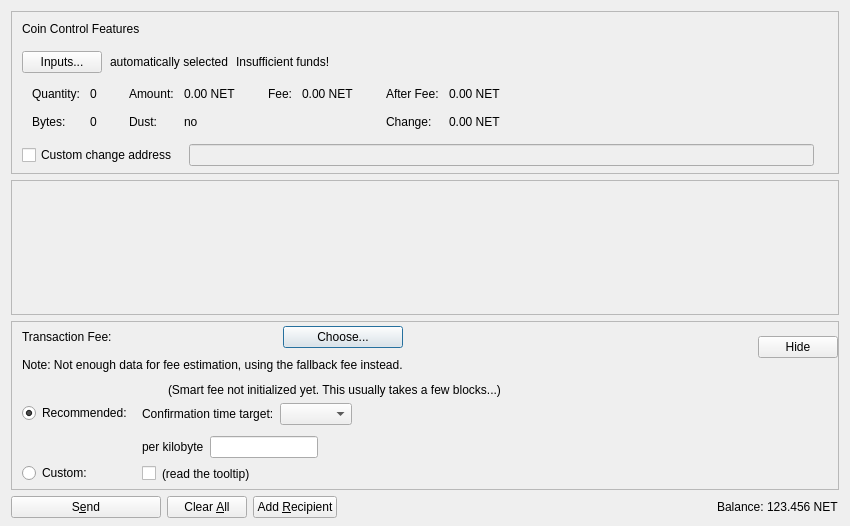
<?xml version="1.0" encoding="UTF-8"?>
<ui version="4.0">
 <class>SendCoinsDialog</class>
 <widget class="QDialog" name="SendCoinsDialog">
  <property name="geometry">
   <rect>
    <x>0</x>
    <y>0</y>
    <width>850</width>
    <height>526</height>
   </rect>
  </property>
  <property name="windowTitle">
   <string>Send Coins</string>
  </property>
  <layout class="QVBoxLayout" name="verticalLayout" stretch="0,1,0,0">
   <property name="bottomMargin">
    <number>8</number>
   </property>
   <item>
    <widget class="QFrame" name="frameCoinControl">
     <property name="sizePolicy">
      <sizepolicy hsizetype="Expanding" vsizetype="Expanding">
       <horstretch>0</horstretch>
       <verstretch>0</verstretch>
      </sizepolicy>
     </property>
     <property name="maximumSize">
      <size>
       <width>16777215</width>
       <height>16777215</height>
      </size>
     </property>
     <property name="frameShape">
      <enum>QFrame::StyledPanel</enum>
     </property>
     <property name="frameShadow">
      <enum>QFrame::Sunken</enum>
     </property>
     <layout class="QVBoxLayout" name="verticalLayoutCoinControl2">
      <property name="spacing">
       <number>0</number>
      </property>
      <property name="leftMargin">
       <number>0</number>
      </property>
      <property name="topMargin">
       <number>0</number>
      </property>
      <property name="rightMargin">
       <number>0</number>
      </property>
      <property name="bottomMargin">
       <number>6</number>
      </property>
      <item>
       <layout class="QVBoxLayout" name="verticalLayoutCoinControl" stretch="0,0,0,0,1">
        <property name="spacing">
         <number>0</number>
        </property>
        <property name="leftMargin">
         <number>10</number>
        </property>
        <property name="topMargin">
         <number>10</number>
        </property>
        <item>
         <layout class="QHBoxLayout" name="horizontalLayoutCoinControl1">
          <property name="bottomMargin">
           <number>15</number>
          </property>
          <item>
           <widget class="QLabel" name="labelCoinControlFeatures">
            <property name="sizePolicy">
             <sizepolicy hsizetype="Preferred" vsizetype="Maximum">
              <horstretch>0</horstretch>
              <verstretch>0</verstretch>
             </sizepolicy>
            </property>
            <property name="text">
             <string>Coin Control Features</string>
            </property>
           </widget>
          </item>
         </layout>
        </item>
        <item>
         <layout class="QHBoxLayout" name="horizontalLayoutCoinControl2" stretch="0,0,0,0">
          <property name="spacing">
           <number>8</number>
          </property>
          <property name="bottomMargin">
           <number>10</number>
          </property>
          <item>
           <widget class="QPushButton" name="pushButtonCoinControl">
            <property name="styleSheet">
             <string notr="true"/>
            </property>
            <property name="text">
             <string>Inputs...</string>
            </property>
            <property name="autoDefault">
             <bool>false</bool>
            </property>
           </widget>
          </item>
          <item>
           <widget class="QLabel" name="labelCoinControlAutomaticallySelected">
            <property name="text">
             <string>automatically selected</string>
            </property>
            <property name="margin">
             <number>5</number>
            </property>
           </widget>
          </item>
          <item>
           <widget class="QLabel" name="labelCoinControlInsuffFunds">
            <property name="text">
             <string>Insufficient funds!</string>
            </property>
            <property name="margin">
             <number>5</number>
            </property>
           </widget>
          </item>
          <item>
           <spacer name="horizontalSpacerCoinControl">
            <property name="orientation">
             <enum>Qt::Horizontal</enum>
            </property>
            <property name="sizeHint" stdset="0">
             <size>
              <width>40</width>
              <height>1</height>
             </size>
            </property>
           </spacer>
          </item>
         </layout>
        </item>
        <item>
         <widget class="QWidget" name="widgetCoinControl" native="true">
          <property name="sizePolicy">
           <sizepolicy hsizetype="Preferred" vsizetype="Preferred">
            <horstretch>0</horstretch>
            <verstretch>0</verstretch>
           </sizepolicy>
          </property>
          <property name="minimumSize">
           <size>
            <width>0</width>
            <height>0</height>
           </size>
          </property>
          <property name="styleSheet">
           <string notr="true"/>
          </property>
          <layout class="QHBoxLayout" name="horizontalLayoutCoinControl5">
           <property name="leftMargin">
            <number>0</number>
           </property>
           <property name="topMargin">
            <number>0</number>
           </property>
           <property name="rightMargin">
            <number>0</number>
           </property>
           <property name="bottomMargin">
            <number>0</number>
           </property>
           <item>
            <layout class="QHBoxLayout" name="horizontalLayoutCoinControl3" stretch="0,0,0,1">
             <property name="spacing">
              <number>20</number>
             </property>
             <property name="topMargin">
              <number>0</number>
             </property>
             <property name="bottomMargin">
              <number>10</number>
             </property>
             <item>
              <layout class="QFormLayout" name="formLayoutCoinControl1">
               <property name="horizontalSpacing">
                <number>10</number>
               </property>
               <property name="verticalSpacing">
                <number>14</number>
               </property>
               <property name="leftMargin">
                <number>10</number>
               </property>
               <property name="topMargin">
                <number>4</number>
               </property>
               <property name="rightMargin">
                <number>6</number>
               </property>
               <item row="0" column="0">
                <widget class="QLabel" name="labelCoinControlQuantityText">
                 <property name="text">
                  <string>Quantity:</string>
                 </property>
                 <property name="margin">
                  <number>0</number>
                 </property>
                </widget>
               </item>
               <item row="0" column="1">
                <widget class="QLabel" name="labelCoinControlQuantity">
                 <property name="cursor">
                  <cursorShape>IBeamCursor</cursorShape>
                 </property>
                 <property name="contextMenuPolicy">
                  <enum>Qt::ActionsContextMenu</enum>
                 </property>
                 <property name="text">
                  <string notr="true">0</string>
                 </property>
                 <property name="margin">
                  <number>0</number>
                 </property>
                 <property name="textInteractionFlags">
                  <set>Qt::LinksAccessibleByMouse|Qt::TextSelectableByKeyboard|Qt::TextSelectableByMouse</set>
                 </property>
                </widget>
               </item>
               <item row="1" column="0">
                <widget class="QLabel" name="labelCoinControlBytesText">
                 <property name="text">
                  <string>Bytes:</string>
                 </property>
                </widget>
               </item>
               <item row="1" column="1">
                <widget class="QLabel" name="labelCoinControlBytes">
                 <property name="cursor">
                  <cursorShape>IBeamCursor</cursorShape>
                 </property>
                 <property name="contextMenuPolicy">
                  <enum>Qt::ActionsContextMenu</enum>
                 </property>
                 <property name="text">
                  <string notr="true">0</string>
                 </property>
                 <property name="textInteractionFlags">
                  <set>Qt::LinksAccessibleByMouse|Qt::TextSelectableByKeyboard|Qt::TextSelectableByMouse</set>
                 </property>
                </widget>
               </item>
              </layout>
             </item>
             <item>
              <layout class="QFormLayout" name="formLayoutCoinControl2">
               <property name="horizontalSpacing">
                <number>10</number>
               </property>
               <property name="verticalSpacing">
                <number>14</number>
               </property>
               <property name="leftMargin">
                <number>6</number>
               </property>
               <property name="topMargin">
                <number>4</number>
               </property>
               <property name="rightMargin">
                <number>6</number>
               </property>
               <item row="0" column="0">
                <widget class="QLabel" name="labelCoinControlAmountText">
                 <property name="text">
                  <string>Amount:</string>
                 </property>
                 <property name="margin">
                  <number>0</number>
                 </property>
                </widget>
               </item>
               <item row="0" column="1">
                <widget class="QLabel" name="labelCoinControlAmount">
                 <property name="cursor">
                  <cursorShape>IBeamCursor</cursorShape>
                 </property>
                 <property name="contextMenuPolicy">
                  <enum>Qt::ActionsContextMenu</enum>
                 </property>
                 <property name="text">
                  <string notr="true">0.00 NET</string>
                 </property>
                 <property name="textInteractionFlags">
                  <set>Qt::LinksAccessibleByMouse|Qt::TextSelectableByKeyboard|Qt::TextSelectableByMouse</set>
                 </property>
                </widget>
               </item>
               <item row="1" column="0">
                <widget class="QLabel" name="labelCoinControlLowOutputText">
                 <property name="text">
                  <string>Dust:</string>
                 </property>
                </widget>
               </item>
               <item row="1" column="1">
                <widget class="QLabel" name="labelCoinControlLowOutput">
                 <property name="cursor">
                  <cursorShape>IBeamCursor</cursorShape>
                 </property>
                 <property name="contextMenuPolicy">
                  <enum>Qt::ActionsContextMenu</enum>
                 </property>
                 <property name="text">
                  <string notr="true">no</string>
                 </property>
                 <property name="textInteractionFlags">
                  <set>Qt::LinksAccessibleByMouse|Qt::TextSelectableByKeyboard|Qt::TextSelectableByMouse</set>
                 </property>
                </widget>
               </item>
              </layout>
             </item>
             <item>
              <layout class="QFormLayout" name="formLayoutCoinControl3">
               <property name="horizontalSpacing">
                <number>10</number>
               </property>
               <property name="verticalSpacing">
                <number>14</number>
               </property>
               <property name="leftMargin">
                <number>6</number>
               </property>
               <property name="topMargin">
                <number>4</number>
               </property>
               <property name="rightMargin">
                <number>6</number>
               </property>
               <item row="0" column="0">
                <widget class="QLabel" name="labelCoinControlFeeText">
                 <property name="text">
                  <string>Fee:</string>
                 </property>
                 <property name="margin">
                  <number>0</number>
                 </property>
                </widget>
               </item>
               <item row="0" column="1">
                <widget class="QLabel" name="labelCoinControlFee">
                 <property name="cursor">
                  <cursorShape>IBeamCursor</cursorShape>
                 </property>
                 <property name="contextMenuPolicy">
                  <enum>Qt::ActionsContextMenu</enum>
                 </property>
                 <property name="text">
                  <string notr="true">0.00 NET</string>
                 </property>
                 <property name="textInteractionFlags">
                  <set>Qt::LinksAccessibleByMouse|Qt::TextSelectableByKeyboard|Qt::TextSelectableByMouse</set>
                 </property>
                </widget>
               </item>
              </layout>
             </item>
             <item>
              <layout class="QFormLayout" name="formLayoutCoinControl4">
               <property name="horizontalSpacing">
                <number>10</number>
               </property>
               <property name="verticalSpacing">
                <number>14</number>
               </property>
               <property name="leftMargin">
                <number>6</number>
               </property>
               <property name="topMargin">
                <number>4</number>
               </property>
               <property name="rightMargin">
                <number>6</number>
               </property>
               <item row="0" column="0">
                <widget class="QLabel" name="labelCoinControlAfterFeeText">
                 <property name="text">
                  <string>After Fee:</string>
                 </property>
                 <property name="margin">
                  <number>0</number>
                 </property>
                </widget>
               </item>
               <item row="0" column="1">
                <widget class="QLabel" name="labelCoinControlAfterFee">
                 <property name="cursor">
                  <cursorShape>IBeamCursor</cursorShape>
                 </property>
                 <property name="contextMenuPolicy">
                  <enum>Qt::ActionsContextMenu</enum>
                 </property>
                 <property name="text">
                  <string notr="true">0.00 NET</string>
                 </property>
                 <property name="textInteractionFlags">
                  <set>Qt::LinksAccessibleByMouse|Qt::TextSelectableByKeyboard|Qt::TextSelectableByMouse</set>
                 </property>
                </widget>
               </item>
               <item row="1" column="0">
                <widget class="QLabel" name="labelCoinControlChangeText">
                 <property name="text">
                  <string>Change:</string>
                 </property>
                </widget>
               </item>
               <item row="1" column="1">
                <widget class="QLabel" name="labelCoinControlChange">
                 <property name="cursor">
                  <cursorShape>IBeamCursor</cursorShape>
                 </property>
                 <property name="contextMenuPolicy">
                  <enum>Qt::ActionsContextMenu</enum>
                 </property>
                 <property name="text">
                  <string notr="true">0.00 NET</string>
                 </property>
                 <property name="textInteractionFlags">
                  <set>Qt::LinksAccessibleByMouse|Qt::TextSelectableByKeyboard|Qt::TextSelectableByMouse</set>
                 </property>
                </widget>
               </item>
              </layout>
             </item>
            </layout>
           </item>
          </layout>
         </widget>
        </item>
        <item>
         <layout class="QHBoxLayout" name="horizontalLayoutCoinControl4" stretch="0,0,0">
          <property name="spacing">
           <number>12</number>
          </property>
          <property name="sizeConstraint">
           <enum>QLayout::SetDefaultConstraint</enum>
          </property>
          <property name="topMargin">
           <number>5</number>
          </property>
          <property name="rightMargin">
           <number>5</number>
          </property>
          <item>
           <widget class="QCheckBox" name="checkBoxCoinControlChange">
            <property name="toolTip">
             <string>If this is activated, but the change address is empty or invalid, change will be sent to a newly generated address.</string>
            </property>
            <property name="text">
             <string>Custom change address</string>
            </property>
           </widget>
          </item>
          <item>
           <widget class="QValidatedLineEdit" name="lineEditCoinControlChange">
            <property name="enabled">
             <bool>false</bool>
            </property>
            <property name="sizePolicy">
             <sizepolicy hsizetype="Expanding" vsizetype="Fixed">
              <horstretch>0</horstretch>
              <verstretch>0</verstretch>
             </sizepolicy>
            </property>
           </widget>
          </item>
          <item>
           <widget class="QLabel" name="labelCoinControlChangeLabel">
            <property name="sizePolicy">
             <sizepolicy hsizetype="Preferred" vsizetype="Expanding">
              <horstretch>0</horstretch>
              <verstretch>0</verstretch>
             </sizepolicy>
            </property>
            <property name="minimumSize">
             <size>
              <width>0</width>
              <height>0</height>
             </size>
            </property>
            <property name="text">
             <string/>
            </property>
            <property name="margin">
             <number>3</number>
            </property>
           </widget>
          </item>
         </layout>
        </item>
        <item>
         <spacer name="verticalSpacerCoinControl">
          <property name="orientation">
           <enum>Qt::Vertical</enum>
          </property>
          <property name="sizeHint" stdset="0">
           <size>
            <width>800</width>
            <height>1</height>
           </size>
          </property>
         </spacer>
        </item>
       </layout>
      </item>
     </layout>
    </widget>
   </item>
   <item>
    <widget class="QScrollArea" name="scrollArea">
     <property name="widgetResizable">
      <bool>true</bool>
     </property>
     <widget class="QWidget" name="scrollAreaWidgetContents">
      <property name="geometry">
       <rect>
        <x>0</x>
        <y>0</y>
        <width>830</width>
        <height>104</height>
       </rect>
      </property>
      <layout class="QVBoxLayout" name="verticalLayout_2" stretch="0,1">
       <property name="leftMargin">
        <number>0</number>
       </property>
       <property name="topMargin">
        <number>0</number>
       </property>
       <property name="rightMargin">
        <number>0</number>
       </property>
       <property name="bottomMargin">
        <number>0</number>
       </property>
       <item>
        <layout class="QVBoxLayout" name="entries">
         <property name="spacing">
          <number>6</number>
         </property>
        </layout>
       </item>
       <item>
        <spacer name="verticalSpacer">
         <property name="orientation">
          <enum>Qt::Vertical</enum>
         </property>
         <property name="sizeHint" stdset="0">
          <size>
           <width>20</width>
           <height>40</height>
          </size>
         </property>
        </spacer>
       </item>
      </layout>
     </widget>
    </widget>
   </item>
   <item>
    <widget class="QFrame" name="frameFee">
     <property name="sizePolicy">
      <sizepolicy hsizetype="Expanding" vsizetype="Expanding">
       <horstretch>0</horstretch>
       <verstretch>0</verstretch>
      </sizepolicy>
     </property>
     <property name="maximumSize">
      <size>
       <width>16777215</width>
       <height>16777215</height>
      </size>
     </property>
     <property name="frameShape">
      <enum>QFrame::StyledPanel</enum>
     </property>
     <property name="frameShadow">
      <enum>QFrame::Sunken</enum>
     </property>
     <layout class="QVBoxLayout" name="verticalLayoutFee1">
      <property name="spacing">
       <number>0</number>
      </property>
      <property name="leftMargin">
       <number>0</number>
      </property>
      <property name="topMargin">
       <number>0</number>
      </property>
      <property name="rightMargin">
       <number>0</number>
      </property>
      <property name="bottomMargin">
       <number>0</number>
      </property>
      <item>
       <layout class="QVBoxLayout" name="verticalLayoutFee2" stretch="0,0,0">
        <property name="spacing">
         <number>0</number>
        </property>
        <property name="leftMargin">
         <number>10</number>
        </property>
        <property name="topMargin">
         <number>0</number>
        </property>
        <item>
         <layout class="QHBoxLayout" name="horizontalLayoutFee1">
          <property name="bottomMargin">
           <number>0</number>
          </property>
          <item>
           <layout class="QVBoxLayout" name="verticalLayoutFee7">
            <property name="spacing">
             <number>0</number>
            </property>
            <item>
             <spacer name="verticalSpacerSmartFee">
              <property name="orientation">
               <enum>Qt::Vertical</enum>
              </property>
              <property name="sizeType">
               <enum>QSizePolicy::Fixed</enum>
              </property>
              <property name="sizeHint" stdset="0">
               <size>
                <width>1</width>
                <height>4</height>
               </size>
              </property>
             </spacer>
            </item>
            <item>
             <layout class="QHBoxLayout" name="horizontalLayoutSmartFee">
              <property name="spacing">
               <number>10</number>
              </property>
              <item>
               <widget class="QLabel" name="labelFeeHeadline">
                <property name="sizePolicy">
                 <sizepolicy hsizetype="Preferred" vsizetype="Maximum">
                  <horstretch>0</horstretch>
                  <verstretch>0</verstretch>
                 </sizepolicy>
                </property>
                <property name="text">
                 <string>Transaction Fee:</string>
                </property>
               </widget>
              </item>
              <item>
               <widget class="QLabel" name="labelFeeMinimized">
                <property name="text">
                 <string/>
                </property>
               </widget>
              </item>
              <item>
               <widget class="QPushButton" name="buttonChooseFee">
                <property name="text">
                 <string>Choose...</string>
                </property>
               </widget>
              </item>
             </layout>
            </item>
            <item>
             <spacer name="verticalSpacer_7">
              <property name="orientation">
               <enum>Qt::Vertical</enum>
              </property>
              <property name="sizeHint" stdset="0">
               <size>
                <width>1</width>
                <height>10</height>
               </size>
              </property>
             </spacer>
            </item>
            <item>
             <widget class="QLabel" name="fallbackFeeWarningLabel">
              <property name="toolTip">
               <string>Using the fallbackfee can result in sending a transaction that will take several hours or days (or never) to confirm. Consider choosing your fee manually or wait until you have validated the complete chain.</string>
              </property>
              <property name="text">
               <string>Note: Not enough data for fee estimation, using the fallback fee instead.</string>
              </property>
              <property name="wordWrap">
               <bool>false</bool>
              </property>
             </widget>
            </item>
            <item>
             <spacer name="verticalSpacer_5">
              <property name="orientation">
               <enum>Qt::Vertical</enum>
              </property>
              <property name="sizeHint" stdset="0">
               <size>
                <width>1</width>
                <height>1</height>
               </size>
              </property>
             </spacer>
            </item>
           </layout>
          </item>
          <item>
           <spacer name="horizontalSpacer_4">
            <property name="orientation">
             <enum>Qt::Horizontal</enum>
            </property>
            <property name="sizeHint" stdset="0">
             <size>
              <width>1</width>
              <height>1</height>
             </size>
            </property>
           </spacer>
          </item>
          <item>
           <widget class="QPushButton" name="buttonMinimizeFee">
            <property name="toolTip">
             <string>collapse fee-settings</string>
            </property>
            <property name="text">
             <string>Hide</string>
            </property>
           </widget>
          </item>
         </layout>
        </item>
        <item>
         <widget class="QFrame" name="frameFeeSelection">
          <layout class="QVBoxLayout" name="verticalLayoutFee12">
           <property name="spacing">
            <number>0</number>
           </property>
           <property name="leftMargin">
            <number>0</number>
           </property>
           <property name="topMargin">
            <number>0</number>
           </property>
           <property name="rightMargin">
            <number>0</number>
           </property>
           <property name="bottomMargin">
            <number>0</number>
           </property>
           <item>
            <layout class="QGridLayout" name="gridLayoutFee">
             <property name="topMargin">
              <number>10</number>
             </property>
             <property name="bottomMargin">
              <number>4</number>
             </property>
             <property name="horizontalSpacing">
              <number>10</number>
             </property>
             <property name="verticalSpacing">
              <number>4</number>
             </property>
             <item row="1" column="1">
              <layout class="QVBoxLayout" name="verticalLayoutFee8">
               <property name="spacing">
                <number>6</number>
               </property>
               <property name="topMargin">
                <number>3</number>
               </property>
               <item>
                <layout class="QHBoxLayout" name="horizontalLayoutFee13" stretch="0,0,1">
                 <item>
                  <widget class="QLabel" name="labelCustomPerKilobyte">
                   <property name="toolTip">
                    <string>If the custom fee is set to 1000 Satoshi and the transaction is only 250 bytes, then &quot;per kilobyte&quot; only pays 250 Satoshi in fee,&lt;br /&gt;while &quot;at least&quot; pays 1000 Satoshi. For transactions bigger than a kilobyte both pay by kilobyte.</string>
                   </property>
                   <property name="text">
                    <string>per kilobyte</string>
                   </property>
                  </widget>
                 </item>
                 <item>
                  <widget class="BitcoinAmountField" name="customFee"/>
                 </item>
                 <item>
                  <spacer name="horizontalSpacer_6">
                   <property name="orientation">
                    <enum>Qt::Horizontal</enum>
                   </property>
                   <property name="sizeHint" stdset="0">
                    <size>
                     <width>1</width>
                     <height>1</height>
                    </size>
                   </property>
                  </spacer>
                 </item>
                </layout>
               </item>
               <item>
                <layout class="QHBoxLayout" name="horizontalLayoutFee8">
                 <item>
                  <widget class="QCheckBox" name="checkBoxMinimumFee">
                   <property name="toolTip">
                    <string>Paying only the minimum fee is just fine as long as there is less transaction volume than space in the blocks.&lt;br /&gt;But be aware that this can end up in a never confirming transaction once there is more demand for netsis transactions than the network can process.</string>
                   </property>
                   <property name="text">
                    <string/>
                   </property>
                  </widget>
                 </item>
                 <item>
                  <widget class="QLabel" name="labelMinFeeWarning">
                   <property name="enabled">
                    <bool>true</bool>
                   </property>
                   <property name="toolTip">
                    <string>Paying only the minimum fee is just fine as long as there is less transaction volume than space in the blocks.&lt;br /&gt;But be aware that this can end up in a never confirming transaction once there is more demand for netsis transactions than the network can process.</string>
                   </property>
                   <property name="text">
                    <string>(read the tooltip)</string>
                   </property>
                   <property name="margin">
                    <number>5</number>
                   </property>
                  </widget>
                 </item>
                 <item>
                  <spacer name="horizontalSpacer_2">
                   <property name="orientation">
                    <enum>Qt::Horizontal</enum>
                   </property>
                   <property name="sizeHint" stdset="0">
                    <size>
                     <width>1</width>
                     <height>1</height>
                    </size>
                   </property>
                  </spacer>
                 </item>
                </layout>
               </item>
              </layout>
             </item>
             <item row="0" column="0">
              <layout class="QVBoxLayout" name="verticalLayoutFee4" stretch="0,1">
               <property name="topMargin">
                <number>20</number>
               </property>
               <property name="bottomMargin">
                <number>3</number>
               </property>
               <item>
                <widget class="QRadioButton" name="radioSmartFee">
                 <property name="text">
                  <string>Recommended:</string>
                 </property>
                 <property name="checked">
                  <bool>true</bool>
                 </property>
                 <attribute name="buttonGroup">
                  <string notr="true">groupFee</string>
                 </attribute>
                </widget>
               </item>
               <item>
                <spacer name="verticalSpacer_2">
                 <property name="orientation">
                  <enum>Qt::Vertical</enum>
                 </property>
                 <property name="sizeHint" stdset="0">
                  <size>
                   <width>1</width>
                   <height>1</height>
                  </size>
                 </property>
                </spacer>
               </item>
              </layout>
             </item>
             <item row="1" column="0">
              <layout class="QVBoxLayout" name="verticalLayoutFee9" stretch="0,1">
               <property name="topMargin">
                <number>30</number>
               </property>
               <item>
                <widget class="QRadioButton" name="radioCustomFee">
                 <property name="text">
                  <string>Custom:</string>
                 </property>
                 <attribute name="buttonGroup">
                  <string notr="true">groupFee</string>
                 </attribute>
                </widget>
               </item>
               <item>
                <spacer name="verticalSpacer_6">
                 <property name="orientation">
                  <enum>Qt::Vertical</enum>
                 </property>
                 <property name="sizeHint" stdset="0">
                  <size>
                   <width>1</width>
                   <height>1</height>
                  </size>
                 </property>
                </spacer>
               </item>
              </layout>
             </item>
             <item row="0" column="1">
              <layout class="QVBoxLayout" name="verticalLayoutFee3" stretch="0,0,1">
               <property name="spacing">
                <number>6</number>
               </property>
               <property name="topMargin">
                <number>0</number>
               </property>
               <property name="bottomMargin">
                <number>3</number>
               </property>
               <item>
                <layout class="QHBoxLayout" name="horizontalLayoutFee12">
                 <item>
                  <widget class="QLabel" name="labelSmartFee">
                   <property name="text">
                    <string/>
                   </property>
                   <property name="margin">
                    <number>2</number>
                   </property>
                  </widget>
                 </item>
                 <item>
                  <widget class="QLabel" name="labelFeeEstimation">
                   <property name="text">
                    <string/>
                   </property>
                  </widget>
                 </item>
                 <item>
                  <widget class="QLabel" name="labelSmartFee2">
                   <property name="text">
                    <string>(Smart fee not initialized yet. This usually takes a few blocks...)</string>
                   </property>
                   <property name="margin">
                    <number>2</number>
                   </property>
                  </widget>
                 </item>
                 <item>
                  <spacer name="horizontalSpacer_5">
                   <property name="orientation">
                    <enum>Qt::Horizontal</enum>
                   </property>
                   <property name="sizeHint" stdset="0">
                    <size>
                     <width>1</width>
                     <height>1</height>
                    </size>
                   </property>
                  </spacer>
                 </item>
                </layout>
               </item>
               <item>
                <layout class="QHBoxLayout" name="horizontalLayoutFee9">
                 <item>
                  <layout class="QVBoxLayout" name="verticalLayoutFee6">
                   <item>
                    <widget class="QLabel" name="labelSmartFee3">
                     <property name="text">
                      <string>Confirmation time target:</string>
                     </property>
                     <property name="margin">
                      <number>2</number>
                     </property>
                    </widget>
                   </item>
                  </layout>
                 </item>
                 <item>
                  <layout class="QVBoxLayout" name="verticalLayoutFee5">
                   <property name="rightMargin">
                    <number>30</number>
                   </property>
                   <item>
                    <layout class="QHBoxLayout" name="horizontalLayoutConfTarget">
                     <property name="bottomMargin">
                      <number>0</number>
                     </property>
                     <item>
                      <widget class="QComboBox" name="confTargetSelector"/>
                     </item>
                     <item>
                      <spacer name="horizontalSpacerConfTarget">
                       <property name="orientation">
                        <enum>Qt::Horizontal</enum>
                       </property>
                       <property name="sizeHint" stdset="0">
                        <size>
                         <width>40</width>
                         <height>20</height>
                        </size>
                       </property>
                      </spacer>
                     </item>
                    </layout>
                   </item>
                  </layout>
                 </item>
                </layout>
               </item>
               <item>
                <spacer name="verticalSpacer_4">
                 <property name="orientation">
                  <enum>Qt::Vertical</enum>
                 </property>
                 <property name="sizeHint" stdset="0">
                  <size>
                   <width>1</width>
                   <height>1</height>
                  </size>
                 </property>
                </spacer>
               </item>
              </layout>
             </item>
            </layout>
           </item>
          </layout>
         </widget>
        </item>
        <item>
         <spacer name="verticalSpacerFee">
          <property name="orientation">
           <enum>Qt::Vertical</enum>
          </property>
          <property name="sizeHint" stdset="0">
           <size>
            <width>800</width>
            <height>1</height>
           </size>
          </property>
         </spacer>
        </item>
       </layout>
      </item>
     </layout>
    </widget>
   </item>
   <item>
    <layout class="QHBoxLayout" name="horizontalLayout">
     <item>
      <widget class="QPushButton" name="sendButton">
       <property name="minimumSize">
        <size>
         <width>150</width>
         <height>0</height>
        </size>
       </property>
       <property name="toolTip">
        <string>Confirm the send action</string>
       </property>
       <property name="text">
        <string>S&amp;end</string>
       </property>
       <property name="autoDefault">
        <bool>false</bool>
       </property>
       <property name="default">
        <bool>false</bool>
       </property>
      </widget>
     </item>
     <item>
      <widget class="QPushButton" name="clearButton">
       <property name="sizePolicy">
        <sizepolicy hsizetype="Minimum" vsizetype="Fixed">
         <horstretch>0</horstretch>
         <verstretch>0</verstretch>
        </sizepolicy>
       </property>
       <property name="toolTip">
        <string>Clear all fields of the form.</string>
       </property>
       <property name="text">
        <string>Clear &amp;All</string>
       </property>
       <property name="autoDefault">
        <bool>false</bool>
       </property>
      </widget>
     </item>
     <item>
      <widget class="QPushButton" name="addButton">
       <property name="toolTip">
        <string>Send to multiple recipients at once</string>
       </property>
       <property name="text">
        <string>Add &amp;Recipient</string>
       </property>
       <property name="autoDefault">
        <bool>false</bool>
       </property>
      </widget>
     </item>
     <item>
      <spacer name="horizontalSpacer">
       <property name="orientation">
        <enum>Qt::Horizontal</enum>
       </property>
       <property name="sizeHint" stdset="0">
        <size>
         <width>40</width>
         <height>20</height>
        </size>
       </property>
      </spacer>
     </item>
     <item>
      <layout class="QHBoxLayout" name="horizontalLayout_2">
       <property name="spacing">
        <number>3</number>
       </property>
       <item>
        <widget class="QLabel" name="labelBalanceText">
         <property name="text">
          <string>Balance:</string>
         </property>
        </widget>
       </item>
       <item>
        <widget class="QLabel" name="labelBalance">
         <property name="sizePolicy">
          <sizepolicy hsizetype="Preferred" vsizetype="Preferred">
           <horstretch>0</horstretch>
           <verstretch>0</verstretch>
          </sizepolicy>
         </property>
         <property name="cursor">
          <cursorShape>IBeamCursor</cursorShape>
         </property>
         <property name="text">
          <string notr="true">123.456 NET</string>
         </property>
         <property name="textInteractionFlags">
          <set>Qt::LinksAccessibleByMouse|Qt::TextSelectableByKeyboard|Qt::TextSelectableByMouse</set>
         </property>
        </widget>
       </item>
      </layout>
     </item>
    </layout>
   </item>
  </layout>
 </widget>
 <customwidgets>
  <customwidget>
   <class>QValidatedLineEdit</class>
   <extends>QLineEdit</extends>
   <header>qt/qvalidatedlineedit.h</header>
  </customwidget>
  <customwidget>
   <class>BitcoinAmountField</class>
   <extends>QLineEdit</extends>
   <header>qt/bitcoinamountfield.h</header>
   <container>1</container>
  </customwidget>
 </customwidgets>
 <resources>
  <include location="../netsis.qrc"/>
 </resources>
 <connections/>
 <buttongroups>
  <buttongroup name="groupFee"/>
 </buttongroups>
</ui>
